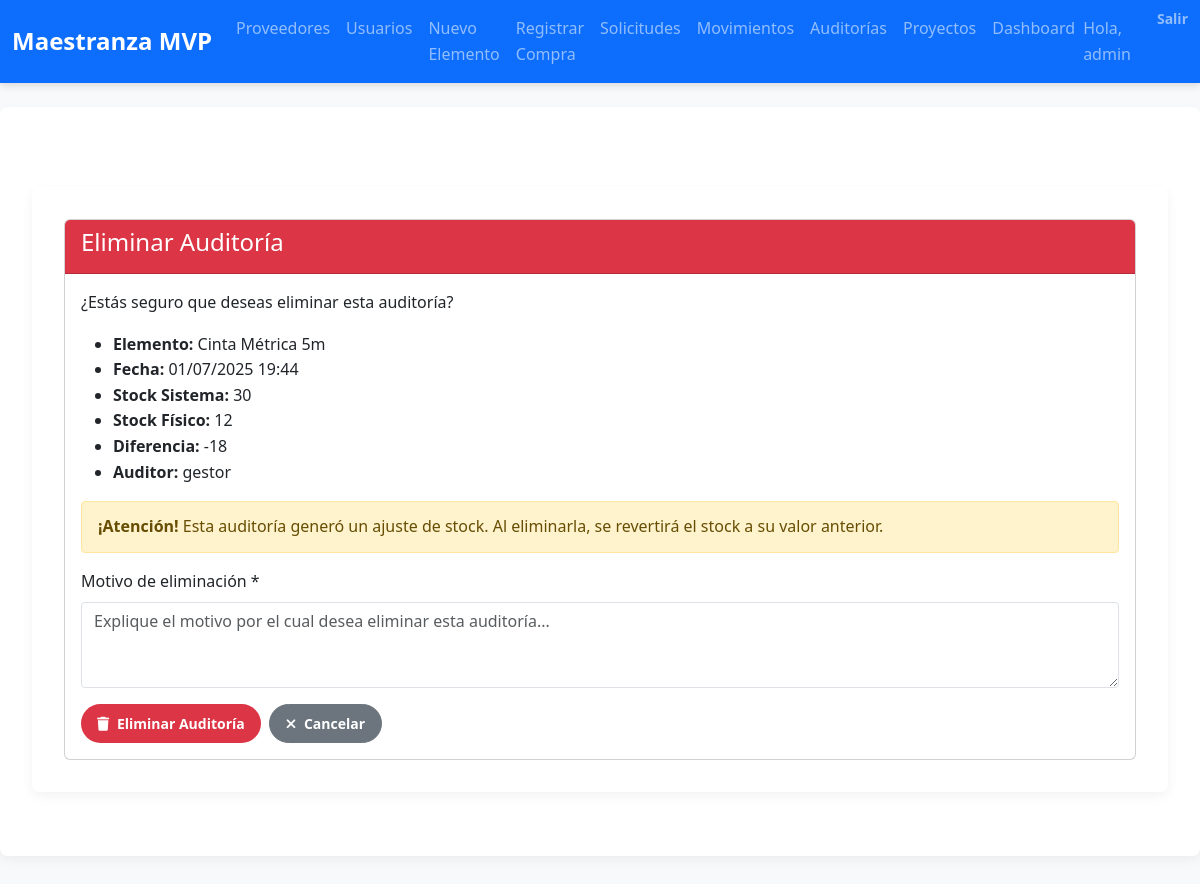
Screenshot of /auditorias/eliminar/3/ (signed in) with the database file from the repository.
### inventario/models.py (models this page shows, shortened)
class AuditoriaInventario(models.Model):
    auditor = models.ForeignKey(User, on_delete=models.CASCADE)
    elemento = models.ForeignKey(ElementoInventario, on_delete=models.CASCADE)
    stock_sistema = models.PositiveIntegerField()
    stock_fisico = models.PositiveIntegerField()
    diferencia = models.IntegerField()
    fecha_auditoria = models.DateTimeField(auto_now_add=True)
    observaciones = models.TextField(blank=True, null=True)

class ElementoInventario(models.Model):
    nombre = models.CharField(max_length=100)
    descripcion = models.TextField(blank=True)
    numero_serie = models.CharField(max_length=50, unique=True)
    proveedor = models.ForeignKey(Proveedor, on_delete=models.PROTECT)
    categoria = models.ForeignKey(Categoria, on_delete=models.SET_NULL, null=True, blank=True)
    etiquetas = models.ManyToManyField(Etiqueta, blank=True)
    ubicacion = models.CharField(max_length=100)
    lote = models.CharField(max_length=50, blank=True, null=True, help_text="Identificador de lote (opcional)")
    fecha_vencimiento = models.DateField(blank=True, null=True, help_text="Fecha de vencimiento (opcional)")
    stock_actual = models.PositiveIntegerField(default=0)
    stock_minimo = models.PositiveIntegerField(default=1)

### inventario/views.py (the view, shortened to what this page needs)
# urls.py: path('auditorias/eliminar/<int:pk>/', views.auditoria_eliminar, name='auditoria_eliminar'),
@login_required
def auditoria_eliminar(request, pk):
    if not (request.user.is_superuser or
            request.user.groups.filter(name__in=['Auditor', 'Gestor de Inventario']).exists()):
        messages.error(request, 'No tienes permisos para eliminar auditorías.')
        return redirect('inventario:auditoria_list')
    auditoria = get_object_or_404(AuditoriaInventario, pk=pk)
    return render(request, 'inventario/auditoria_eliminar.html', {'auditoria': auditoria})

### inventario/context_processors.py (called while the page is built)
def role_flags(request):
    user = request.user
    return {
        'is_admin':    user.is_authenticated and user.is_superuser,
        'is_gestor':   user.is_authenticated and user.groups.filter(name='Gestor de Inventario').exists(),
        'is_comprador':user.is_authenticated and user.groups.filter(name='Comprador').exists(),
        'is_logistica':user.is_authenticated and user.groups.filter(name='Logística').exists(),
        'is_auditor':  user.is_authenticated and user.groups.filter(name='Auditor').exists(),
        'is_produccion':user.is_authenticated and user.groups.filter(name='Jefe de Producción').exists(),
        'is_gerente_proyecto':user.is_authenticated and user.groups.filter(name='Gerente de Proyectos').exists(),
        'is_usuario_final':user.is_authenticated and user.groups.filter(name='Usuario Final').exists(),
    }

### inventario/templates/inventario/auditoria_eliminar.html (shortened to what this page needs)
{% extends 'inventario/base.html' %}
{% block content %}
<div class="container mt-5">
  <div class="card">
    <div class="card-header bg-danger text-white">
      <h4>Eliminar Auditoría</h4>
    </div>
    <div class="card-body">
      <p>¿Estás seguro que deseas eliminar esta auditoría?</p>
      <ul>
        <li><strong>Elemento:</strong> {{ auditoria.elemento.nombre }}</li>
        <li><strong>Fecha:</strong> {{ auditoria.fecha_auditoria|date:"d/m/Y H:i" }}</li>
        <li><strong>Stock Sistema:</strong> {{ auditoria.stock_sistema }}</li>
        <li><strong>Stock Físico:</strong> {{ auditoria.stock_fisico }}</li>
        <li><strong>Diferencia:</strong> {{ auditoria.diferencia }}</li>
        <li><strong>Auditor:</strong> {{ auditoria.auditor.username }}</li>
      </ul>
      {% if auditoria.diferencia != 0 %}
        <div class="alert alert-warning">
          <strong>¡Atención!</strong> Esta auditoría generó un ajuste de stock.
          Al eliminarla, se revertirá el stock a su valor anterior.
        </div>
      {% endif %}
      <form method="post">
        <div class="mb-3">
          <label for="motivo" class="form-label">Motivo de eliminación *</label>
          <textarea name="motivo" id="motivo" class="form-control" rows="3" required
                    placeholder="Explique el motivo por el cual desea eliminar esta auditoría..."></textarea>
        </div>
        <div class="d-flex gap-2">
          <button type="submit" class="btn btn-danger">
            <i class="fas fa-trash me-1"></i>
            Eliminar Auditoría
          </button>
          <a href="{% url 'inventario:auditoria_list' %}" class="btn btn-secondary">
            <i class="fas fa-times me-1"></i>
            Cancelar
          </a>
        </div>
      </form>
    </div>
  </div>
</div>
{% endblock %}

### inventario/templates/inventario/base.html (shortened to what this page needs)
{% load static %}
<!DOCTYPE html>
<html lang="es">
<head>
  <link
    href="https://cdn.jsdelivr.net/npm/bootstrap@5.3.2/dist/css/bootstrap.min.css"
    rel="stylesheet"
>
  <link
    href="https://cdnjs.cloudflare.com/ajax/libs/font-awesome/6.4.0/css/all.min.css"
    rel="stylesheet"
>
  <link rel="stylesheet" href="{% static 'inventario/css/styles.css' %}">
</head>
<body>
  <nav class="navbar navbar-expand-lg navbar-dark bg-primary">
    <div class="container-fluid">
      <a class="navbar-brand" href="{% url 'inventario:index' %}">Maestranza MVP</a>
      <div class="collapse navbar-collapse" id="navbarNav">
        <ul class="navbar-nav me-auto">
          {% if user.is_authenticated %}
            {% if is_admin %}
              <li class="nav-item"><a class="nav-link" href="{% url 'inventario:proveedor_list' %}">Proveedores</a></li>
              <li class="nav-item"><a class="nav-link" href="{% url 'inventario:usuario_list' %}">Usuarios</a></li>
              <li class="nav-item"><a class="nav-link" href="{% url 'inventario:elemento_create' %}">Nuevo Elemento</a></li>
              <li class="nav-item"><a class="nav-link" href="{% url 'inventario:recepcion_create' %}">Registrar Compra</a></li>
              <li class="nav-item"><a class="nav-link" href="{% url 'inventario:solicitud_list' %}">Solicitudes</a></li>
              <li class="nav-item"><a class="nav-link" href="{% url 'inventario:movimiento_list' %}">Movimientos</a></li>
              <li class="nav-item"><a class="nav-link" href="{% url 'inventario:auditoria_list' %}">Auditorías</a></li>
              <li class="nav-item"><a class="nav-link" href="{% url 'inventario:proyecto_list' %}">Proyectos</a></li>
              <li class="nav-item"><a class="nav-link" href="{% url 'inventario:dashboard_proyectos' %}">Dashboard</a></li>
            {% endif %}
          {% endif %}
        </ul>
        <ul class="navbar-nav">
          {% if user.is_authenticated %}
            <li class="nav-item navbar-text me-3">Hola, {{ user.username }}</li>
            <li class="nav-item">
              <form method="post" action="{% url 'logout' %}" class="d-inline">
                <button class="nav-link btn btn-link p-0">Salir</button>
              </form>
            </li>
          {% endif %}
        </ul>
      </div>
    </div>
  </nav>
  <div class="container mt-4">
    {% block content %}{% endblock %}
  </div>
</body>
</html>

### inventario/static/inventario/css/styles.css (style rules this page uses)
:root { --brand-primary: #0056b3; --brand-secondary: #6c757d; --brand-success: #28a745; --brand-warning: #ffc107; --brand-danger: #dc3545; --brand-info: #17a2b8; --light-bg: #f8f9fa; --dark-bg: #343a40; --text-base: #212529; --text-muted: #6c757d; --table-border: #dee2e6; --stripe-bg: rgba(0, 0, 0, 0.03); }
* { margin: 0; padding: 0; box-sizing: border-box; }
body { font-family: 'Segoe UI', Tahoma, Geneva, Verdana, sans-serif; background-color: var(--light-bg); color: var(--text-base); line-height: 1.6; }
.navbar { box-shadow: 0 2px 8px rgba(0, 0, 0, 0.15); }
.navbar-brand { font-weight: 700; font-size: 1.5rem; }
.nav-link { font-weight: 500; }
.container { max-width: 1200px; margin: 2rem auto; background: #fff; padding: 2rem; border-radius: 0.5rem; box-shadow: 0 4px 12px rgba(0, 0, 0, 0.05); }
.btn { border-radius: 2rem; padding: 0.5rem 1rem; font-size: 0.875rem; font-weight: 600; transition: filter 0.2s ease; }
.btn-danger { background-color: var(--brand-danger); border: none; }
.alert { padding: 0.75rem 1rem; border-radius: 0.25rem; font-weight: 500; margin-bottom: 1rem; }
.form-control, .form-select { border-radius: 0.25rem; box-shadow: none; border: 1px solid var(--table-border); }

### rows the page displays
AuditoriaInventario: elemento.nombre "Cinta Métrica 5m", fecha_auditoria "01/07/2025 19:44", stock_sistema "30", stock_fisico "12", diferencia "-18", auditor.username "gestor"

### other values shown
{{ user.username }} "admin"
